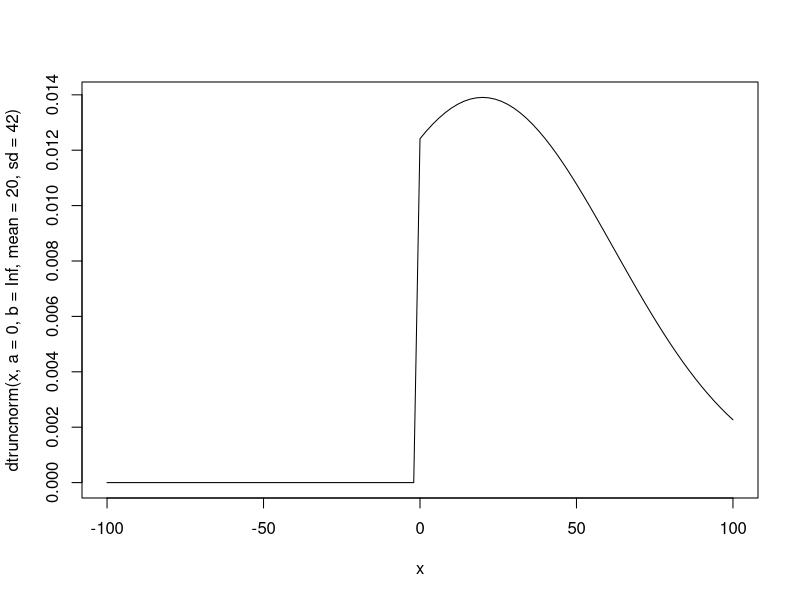
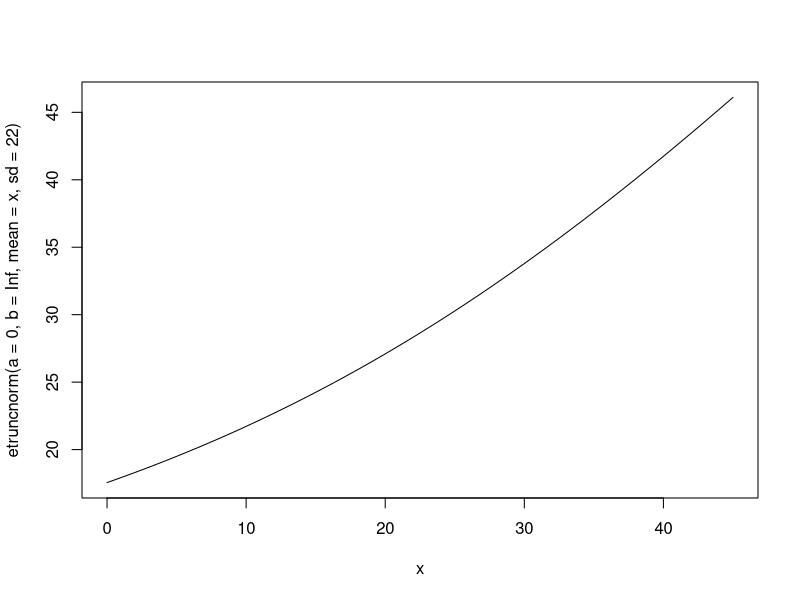

R code for these plots, in order: (Note: this script raises an error after producing the figures.)
## ---- chunk 1
library(truncnorm)
## ---- chunk 2
curve(dtruncnorm(x, a=0, b=Inf, mean = 20, sd = 42), -100, 100)
## ---- chunk 3
etruncnorm(a=0, b=Inf, mean = 40, sd = 22)
## ---- chunk 4
sqrt(vtruncnorm(a=0, b=Inf, mean = 3, sd = 42))
## ---- chunk 5
curve(etruncnorm(a=0, b=Inf, mean = x, sd = 22), 0,45)
## ---- chunk 6
untruncate <- function(obs_mean, obs_sd) {
  optim(par(c(obs_mean)),
        function(x) 
          (etruncnorm(a=0, b=Inf, mean=x, sd=obs_sd) - obs_mean)^2)
}

untruncate(42,15)
